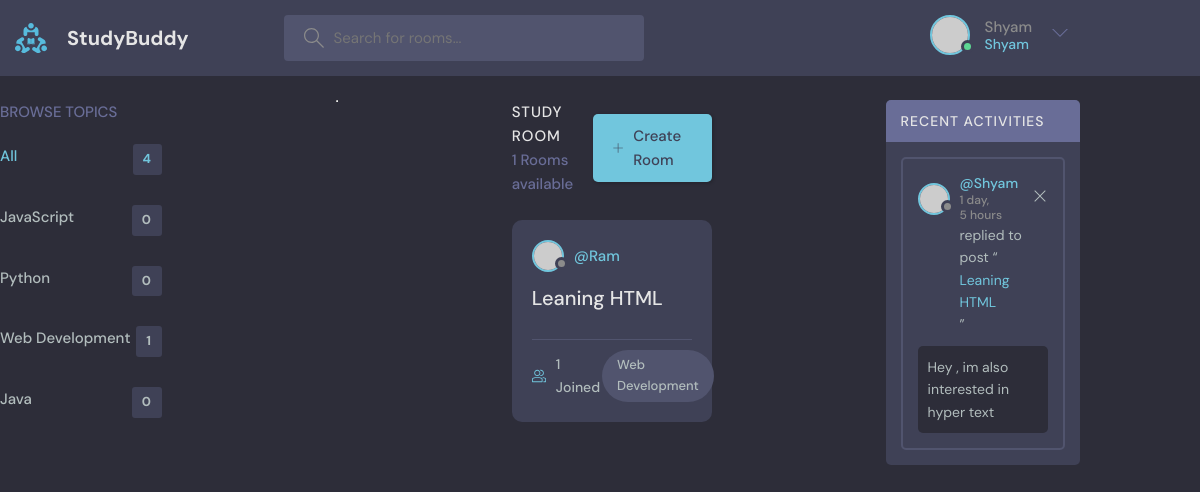
The page / (signed in) on the database its author committed.
### base/models.py (models this page shows, shortened)
class Topic(models.Model):
    name = models.CharField(max_length=200)

class Room(models.Model):
    host = models.ForeignKey(User,on_delete=models.SET_NULL,null=True)
    topic =models.ForeignKey(Topic,on_delete=models.SET_NULL,null=True)
    name = models.CharField(max_length=200)
    description = models.TextField(null=True,blank=True)
    participants = models.ManyToManyField(User,related_name='participants',blank=True)
    updated = models.DateTimeField(auto_now=True)
    created = models.DateTimeField(auto_now_add=True)
    class Meta:
        ordering = ['-updated','-created']
    def __str__(self):
        return str(self.name)

class Message(models.Model):
    user = models.ForeignKey(User,on_delete=models.CASCADE)
    room = models.ForeignKey(Room,on_delete=models.CASCADE)
    body = models.TextField()
    updated = models.DateTimeField(auto_now=True)
    created = models.DateTimeField(auto_now_add=True)
    class Meta:
        ordering = ['-updated','-created']

### base/views.py (the view)
# urls.py: path('',views.home,name="home"),
def home(request):
    q = request.GET.get('q') if request.GET.get('q') != None else ''
    rooms = Room.objects.filter(
        Q(topic__name__contains=q) |
        Q(name__contains=q) |
        Q(description__contains=q)
        )
    topics = Topic.objects.all()
    room_count=rooms.count()
    room_messages = Message.objects.filter(Q(room__topic__name__icontains=q))
    return render(request,'base/home.html',{'rooms':rooms,'topics':topics,'room_count':room_count,'room_messages':room_messages})

### base/templates/base/home.html
{% extends 'main.html' %}
{% block content %}
<main class="layout layout--3">
  <div class="container">
    {% include 'base/topics_component.html' %}
    <div class="roomList">
      <div class="roomList__header">
        <div>
          <h2>Study Room</h2>
          <p>{{room_count}} Rooms available</p>
        </div>
        <a class="btn btn--main" href="{% url 'create-room' %}">
          <svg
            version="1.1"
            xmlns="http://www.w3.org/2000/svg"
            width="32"
            height="32"
            viewBox="0 0 32 32"
          >
            <title>add</title>
            <path
              d="M16.943 0.943h-1.885v14.115h-14.115v1.885h14.115v14.115h1.885v-14.115h14.115v-1.885h-14.115v-14.115z"
            ></path>
          </svg>
          Create Room
        </a>
      </div>
      {% include 'base/feed_component.html' %}
    </div>
    {% include 'base/activity_component.html' %}
  </div>
</main>
{% endblock %}

### templates/navbar.html (shortened to what this page needs)
{% load static %}
<header class="header header--loggedIn">
    <div class="container">
      <a href="{% url 'home' %}" class="header__logo">
        <img src="{% static '/images/logo.svg' %}" />
        <h1>StudyBuddy</h1>
      </a>
      <form class="header__search" method="GET" action="{% url 'home' %}">
        <label>
          <input name="q" placeholder="Search for rooms..." />
        </label>
      </form>
      <nav class="header__menu">
        {% if request.user.is_authenticated %}
        <div class="header__user">
          <a href="{% url 'home' %}">
            <div class="avatar avatar--medium active">
              <img src="https://randomuser.me/api/portraits/men/37.jpg" />
            </div>
            <p>{{request.user.username}}<span>{{request.user.username}}</span></p>
          </a>
          <button class="dropdown-button">
            <svg version="1.1" xmlns="http://www.w3.org/2000/svg" width="32" height="32" viewBox="0 0 32 32">
              <title>chevron-down</title>
              <path d="M16 21l-13-13h-3l16 16 16-16h-3l-13 13z"></path>
            </svg>
          </button>
        </div>
        {% else %}
        <a href="{% url 'login' %}">
          <img src="{% static '/images/avatar.svg' %}" />
          <p>Login</p>
        </a>
        {% endif %}
      </nav>
    </div>
  </header>

### base/templates/base/topics_component.html
<div class="topics">
    <div class="topics__header">
      <h2>Browse Topics</h2>
    </div>
    <ul class="topics__list">
      <li>
        <a href="{% url 'home' %}" class="active">All <span>{{topics.count}}</span></a>
      </li>
      {% for topic in topics %}
      <li>
        <a href="{% url 'home' %}?q={{topic.name}}">{{topic.name}}<span>{{topic.room_set.all.count}}</span></a>
      </li>
      {% endfor %}
    </ul>
  </div>
<hr>

### base/templates/base/feed_component.html (shortened to what this page needs)
{% for room in rooms%}
<div class="roomListRoom">
    <div class="roomListRoom__header">
      <a href="{% url 'user-profile' room.host.id %}" class="roomListRoom__author">
        <div class="avatar avatar--small">
          <img src="https://randomuser.me/api/portraits/women/11.jpg" />
        </div>
        <span>@{{room.host.username}}</span>
      </a>
    </div>
    <div class="roomListRoom__content">
      <a href="{% url 'room' room.id %}">{{room.name}}</a>
    </div>
    <div class="roomListRoom__meta">
      <a href="{% url 'room' room.id %}" class="roomListRoom__joined">
        {{room.participants.all.count}} Joined
      </a>
      <p class="roomListRoom__topic">{{room.topic.name}}</p>
    </div>
  </div>
{% endfor %}

### base/templates/base/activity_component.html
<div class="activities">
    <div class="activities__header">
      <h2>Recent Activities</h2>
    </div>
    {% for message in room_messages %}
    <div class="activities__box">
      <div class="activities__boxHeader roomListRoom__header">
        <a href="{% url 'user-profile' message.user.id %}" class="roomListRoom__author">
          <div class="avatar avatar--small">
            <img src="https://randomuser.me/api/portraits/women/11.jpg" />
          </div>
          <p>
            @{{message.user}}
            <span>{{message.created|timesince}}</span>
          </p>
        </a>
        {% if request.user == message.user %}
        <div class="roomListRoom__actions">
          <a href="{% url 'delete-message' message.id %}">
            <svg
              version="1.1"
              xmlns="http://www.w3.org/2000/svg"
              width="32"
              height="32"
              viewBox="0 0 32 32"
            >
              <title>remove</title>
              <path
                d="M27.314 6.019l-1.333-1.333-9.98 9.981-9.981-9.981-1.333 1.333 9.981 9.981-9.981 9.98 1.333 1.333 9.981-9.98 9.98 9.98 1.333-1.333-9.98-9.98 9.98-9.981z"
              ></path>
            </svg>
          </a>
        </div>
        {% endif %}
      </div>
      <div class="activities__boxContent">
        <p>
          replied to post “<a href="{% url 'room' message.room.id %}">{{message.room}}</a
          >”
        </p>
        <div class="activities__boxRoomContent">
          {{message.body}}
        </div>
      </div>
    </div>
    {% endfor %}
  </div>

### rows shown on the page
Topic: name "JavaScript", room_set.all.count "0"
Topic: name "Python", room_set.all.count "0"
Topic: name "Web Development", room_set.all.count "1"
Topic: name "Java", room_set.all.count "0"
Room: host.username "Ram", name "Leaning HTML", participants.all.count "1", topic.name "Web Development"
Message: user "Shyam", created "1 day, 5 hours", room "Leaning HTML", body "Hey , im also interested in hyper text"

### other values the page prints
{{ request.user.username }} "Shyam"
{{ topics.count }} "4"
{{ room_count }} "1"
